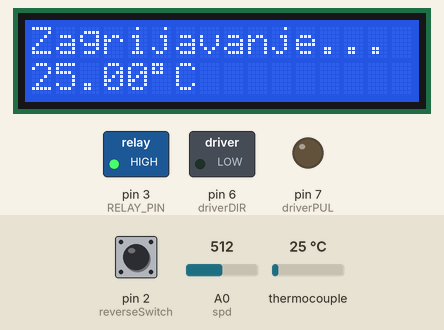
The sketch below on a simulated Arduino Uno, built with avr-gcc and run on an emulated ATmega328P. Parts: 16×2 character LCD, switched loads named in the sketch (green lamp = pin HIGH), output pins drawn as LEDs (lit = HIGH). The test bench sets the inputs (shaded band); at power-on: thermocouple 25 °C, pin 2 (reverseSwitch) HIGH, A0 (spd) = 512.

Above: at 1.7 s.
1.8 s: thermocouple set to 182 °C
At 2.9 s:
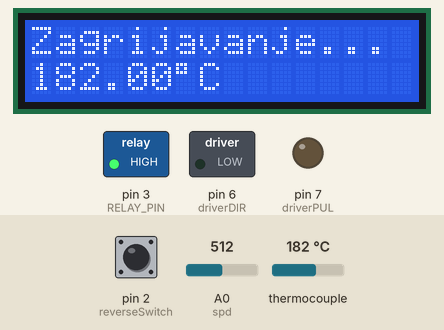
3.6 s: thermocouple set to 188 °C
At 6.53 s:
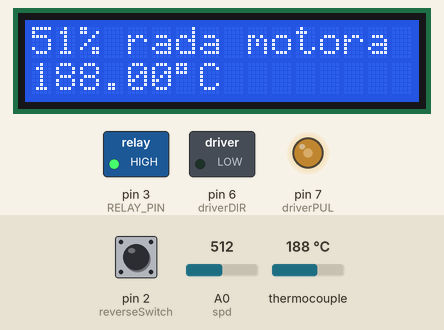
6.6 s: pin 2 (reverseSwitch) pulled LOW for 0.6 s
At 7.0 s:
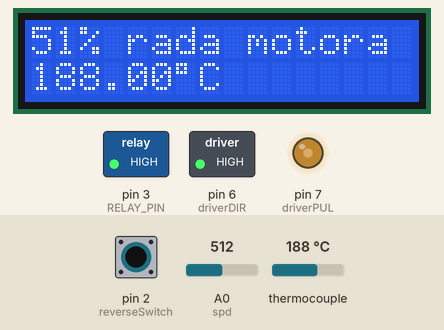
10.2 s: A0 (spd) set to 306
At 12.0 s:
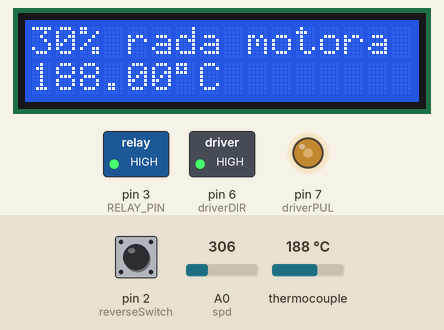
12.8 s: A0 (spd) set to 185
At 14.86 s:
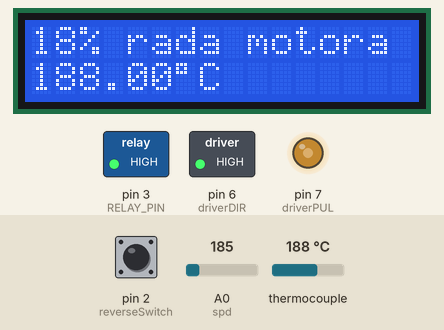
15.8 s: thermocouple set to 75 °C
At 18.3 s:
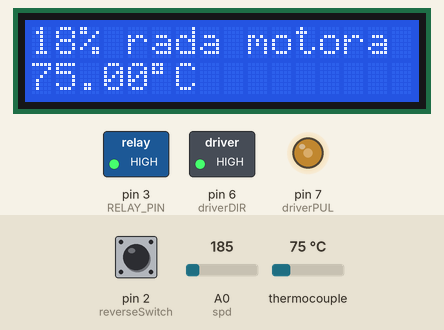
Timing chart, 0 to 19.8 s (numbered marks = the images above; inputs shaded):
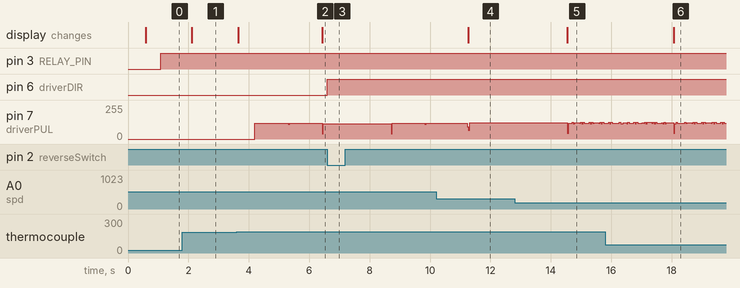

The sketch:

zavrsni_kraj.ino
```cpp
#include <LiquidCrystal_I2C.h>
#include "max6675.h"

// Defin pins
int reverseSwitch = 2;  // Push button za okrenuti smjer
int driverPUL = 7;    // PUL- pin
int driverDIR = 6;    // DIR- pin
int spd = A0;     // Potenciometar
int brz=0;


int thermoDO = 8;
int thermoCS = 9;
int thermoCLK =10;
float temperature;

const int RELAY_PIN = 3;

MAX6675 thermocouple(thermoCLK, thermoCS, thermoDO);

const int TEMP_THRESHOLD_UPPER = 190;
const int TEMP_THRESHOLD_LOWER = 185;

int uvjet=0;

LiquidCrystal_I2C lcd(0x27, 16, 2);

// Variables
int pd = 500;       // Pulse Delay period
int refresh = 0;
boolean setdir = LOW; // smjer motora
// Interrupt Handler
void revmotor (){
  setdir = !setdir;
}

void setup() {
  Serial.begin(9600);
  lcd.init(); // initialize the lcd
  lcd.backlight();
      lcd.clear();
      lcd.setCursor(0, 0);
      lcd.print("Zagrijavanje...");
  pinMode (driverPUL, OUTPUT);
  pinMode (driverDIR, OUTPUT);
  pinMode(RELAY_PIN, OUTPUT);
  attachInterrupt(digitalPinToInterrupt(reverseSwitch), revmotor, FALLING);
  delay(500);

}

void loop(){
  loop_start();
  loop_radnja();
  }

void loop_start() {
  temperature = thermocouple.readCelsius();
  while(temperature<TEMP_THRESHOLD_LOWER){
    temperature = thermocouple.readCelsius();
    lcd.setCursor(0, 1);
    lcd.print(temperature);
    lcd.print((char)223);
    lcd.print("C");
    delay(500);

    digitalWrite(RELAY_PIN, HIGH); //na upper 190 dojde do---->> dojde do 198,5

  }
  digitalWrite(RELAY_PIN, LOW); //gasi ga na 155 stupnjeva
  return;
}

void loop_radnja() {
  refresh = 0;
  while(true){
    if(refresh%500==0){
    temperature = thermocouple.readCelsius();

      if((temperature<TEMP_THRESHOLD_UPPER)&&(uvjet==0)){                 //dok padne ispod 190 ---------->dojde do 178,5 ||||| manja od 200
      digitalWrite(RELAY_PIN, HIGH); //pali grijanje

        if(temperature<185){
          uvjet=1;
        }
      }

      else if ((temperature>TEMP_THRESHOLD_UPPER)&&(uvjet==1)){           //dok prejde 190 ------------> dojde do 203,5 ||||| veca od 180
      digitalWrite(RELAY_PIN, LOW);

        if(temperature<195){
          uvjet=0;
        }
      }

    }
      pd = map(analogRead(spd)%1000,0,1023,2000,50);
      digitalWrite(driverDIR,setdir);
      digitalWrite(driverPUL,HIGH);
      delayMicroseconds(pd);
      digitalWrite(driverPUL,LOW);
      delayMicroseconds(pd);


    if(refresh == 1000) {
      brz=analogRead(spd);
      lcd.clear();
      lcd.setCursor(0, 0);
      lcd.print(brz/10);
      lcd.print("% rada motora");
      refresh = 0;
      lcd.setCursor(0, 1);
      lcd.print(temperature);
      lcd.print((char)223);
      lcd.print("C");
    }
    refresh++;

  }
}
```

Measured:
- the behaviour switches between 184 and 185 °C on thermocouple (found by bisection; images 1 and 2)
- after the input at 1.8 s, the display: changes after 0.32 s (image 1)
- after the input at 3.6 s, pin 7 (driverPUL): 0/255 → 118/255 after 0.59 s, → 115/255 2.2 s later; the display: first changes at once (image 2 shows a later state)
- after the input at 6.6 s, pin 6 (driverDIR): LOW → HIGH at once
- after the input at 10.2 s, the display: changes after 1.1 s (image 4)
- after the input at 12.8 s, the display: changes after 1.7 s (image 5)
- after the input at 15.8 s, the display: changes after 2.3 s (image 6)
